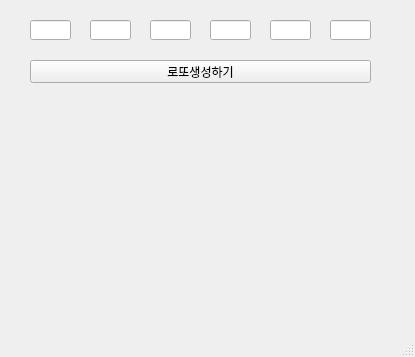
<?xml version="1.0" encoding="UTF-8"?>
<ui version="4.0">
 <class>MainWindow</class>
 <widget class="QMainWindow" name="MainWindow">
  <property name="geometry">
   <rect>
    <x>0</x>
    <y>0</y>
    <width>415</width>
    <height>357</height>
   </rect>
  </property>
  <property name="windowTitle">
   <string>MainWindow</string>
  </property>
  <widget class="QWidget" name="centralwidget">
   <widget class="QLineEdit" name="le1">
    <property name="geometry">
     <rect>
      <x>30</x>
      <y>20</y>
      <width>41</width>
      <height>20</height>
     </rect>
    </property>
   </widget>
   <widget class="QLineEdit" name="le2">
    <property name="geometry">
     <rect>
      <x>90</x>
      <y>20</y>
      <width>41</width>
      <height>20</height>
     </rect>
    </property>
   </widget>
   <widget class="QLineEdit" name="le3">
    <property name="geometry">
     <rect>
      <x>150</x>
      <y>20</y>
      <width>41</width>
      <height>20</height>
     </rect>
    </property>
   </widget>
   <widget class="QLineEdit" name="le4">
    <property name="geometry">
     <rect>
      <x>210</x>
      <y>20</y>
      <width>41</width>
      <height>20</height>
     </rect>
    </property>
   </widget>
   <widget class="QLineEdit" name="le5">
    <property name="geometry">
     <rect>
      <x>270</x>
      <y>20</y>
      <width>41</width>
      <height>20</height>
     </rect>
    </property>
   </widget>
   <widget class="QLineEdit" name="le6">
    <property name="geometry">
     <rect>
      <x>330</x>
      <y>20</y>
      <width>41</width>
      <height>20</height>
     </rect>
    </property>
   </widget>
   <widget class="QPushButton" name="pb">
    <property name="geometry">
     <rect>
      <x>30</x>
      <y>60</y>
      <width>341</width>
      <height>23</height>
     </rect>
    </property>
    <property name="text">
     <string>로또생성하기</string>
    </property>
   </widget>
  </widget>
  <widget class="QMenuBar" name="menubar">
   <property name="geometry">
    <rect>
     <x>0</x>
     <y>0</y>
     <width>415</width>
     <height>21</height>
    </rect>
   </property>
  </widget>
  <widget class="QStatusBar" name="statusbar"/>
 </widget>
 <resources/>
 <connections/>
</ui>
